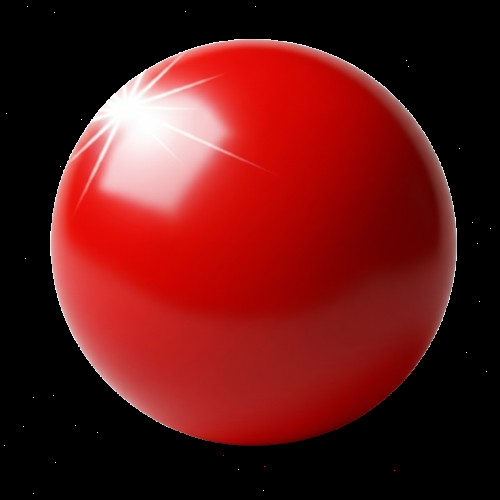
#> input picture assets/ball_3d.png, 500 x 500 px
$ jupyter execute all.ipynb   (text cells are left out)
#> lines starting #> are read from the running program, lines starting #| are printed output that depends on the picture; after the words box and inside, x2 and y2 are one past the last pixel; in counts of white or black regions, pixels touching at a corner belong together
### game_objects.py
import cv2
import config
import random
import numpy as np

class Paddle:
    def __init__(self):
        self.base_w = config.PADDLE_WIDTH    #to retain shape after power-up
        self.w = self.base_w
        self.h = config.PADDLE_HEIGHT
        self.x = (config.SCREEN_WIDTH - self.w) // 2
        self.y = config.SCREEN_HEIGHT - self.h - 40
    # [16 lines left out: function update, not called in this run]
    def draw(self, frame):
        x, y, w, h = int(self.x), int(self.y), int(self.w), int(self.h)
        top_color = config.PADDLE_COLOR_TOP
        bottom_color = config.PADDLE_COLOR_BOTTOM
        for i in range(h):        #vertical gradient to give 3D effect
            inter_color = [bottom_color[j] + (top_color[j] - bottom_color[j]) * (i / h) for j in range(3)]
            cv2.line(frame, (x, y + i), (x + w, y + i), inter_color, 1)
        cv2.line(frame, (x, y), (x + w, y), config.PADDLE_HIGHLIGHT_COLOR, 2)
        cv2.line(frame, (x, y), (x, y + h), config.PADDLE_HIGHLIGHT_COLOR, 1)

class Ball:
    def __init__(self):
        self.radius = config.BALL_RADIUS
        self.speed_multiplier = 1.0
        self.image = cv2.imread(config.BALL_IMAGE_PATH, cv2.IMREAD_UNCHANGED)
#> self.image is the input picture: shape (500, 500, 4); mean B, G, R, A 22.3, 23.2, 95.5, 131.8
        if self.image is not None:
            self.image = cv2.resize(self.image, (self.radius * 2, self.radius * 2))
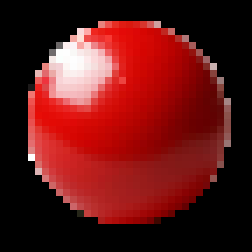
#> self.image: shape (36, 36, 4) (shown 7 times larger); mean B, G, R, A 22, 22.9, 95.2, 131.9
            self.has_alpha = self.image.shape[2] == 4
#> self.has_alpha = True
        else:
            self.has_alpha = False
        self.reset()
    def reset(self, level=1):
        self.x = config.SCREEN_WIDTH // 2   #centered
        self.y = config.SCREEN_HEIGHT // 2
        total_speed_increase = (level - 1) * config.BALL_SPEED_INCREASE  #increases speed with level
        speed_magnitude_x = abs(config.BALL_INITIAL_VX) + total_speed_increase
        speed_magnitude_y = abs(config.BALL_INITIAL_VY) + total_speed_increase
        self.vy = -speed_magnitude_y   #always starts going up
        self.vx = random.uniform(speed_magnitude_x * 0.3, speed_magnitude_x) * random.choice([-1, 1]) #random left/right
    def move(self):    #updates position based on velocity
        self.x += self.vx * self.speed_multiplier
        self.y += self.vy * self.speed_multiplier
    def draw(self, frame):
        if self.image is not None and self.has_alpha:
            x, y, r = int(self.x), int(self.y), self.radius
            x1, y1 = x - r, y - r
            x2, y2 = x + r, y + r
            if x2 < 0 or x1 > config.SCREEN_WIDTH or y2 < 0 or y1 > config.SCREEN_HEIGHT: return
            img_x1, img_x2 = max(0, -x1), (r * 2) - max(0, x2 - config.SCREEN_WIDTH)
            img_y1, img_y2 = max(0, -y1), (r * 2) - max(0, y2 - config.SCREEN_HEIGHT)
            frame_x1, frame_x2 = max(x1, 0), min(x2, config.SCREEN_WIDTH)
            frame_y1, frame_y2 = max(y1, 0), min(y2, config.SCREEN_HEIGHT)
            if img_x1 >= img_x2 or img_y1 >= img_y2: return
            ball_slice = self.image[img_y1:img_y2, img_x1:img_x2]
            roi = frame[frame_y1:frame_y2, frame_x1:frame_x2]
            if roi.shape[:2] == ball_slice.shape[:2]:
                alpha_s = ball_slice[:, :, 3] / 255.0
                alpha_l = 1.0 - alpha_s
                for c in range(3):
                    roi[:, :, c] = (alpha_s * ball_slice[:, :, c] + alpha_l * roi[:, :, c])
        else:
            cv2.circle(frame, (int(self.x), int(self.y)), self.radius, (0,0,255), -1)

class PowerUp:
    # [37 lines left out: functions __init__, move, draw, not called in this run]

### game_manager.py
import cv2
import config
import random
import time
from game_objects import Paddle, Ball, PowerUp

class GameManager:
    def __init__(self):
        self.paddle = Paddle()
        self.ball = Ball()
        self.powerups = []
        self.active_effects = {}
        self.high_score = self.load_high_score() ### New: Load high score on startup
        self.reset_game()

    ### New: Function to load high score from a file
    def load_high_score(self):
        try:
            with open(config.HIGH_SCORE_FILE, "r") as f:
                return int(f.read())
        except (FileNotFoundError, ValueError):
            return 0

    ### New: Function to save high score to a file
    def save_high_score(self):
        with open(config.HIGH_SCORE_FILE, "w") as f:
            f.write(str(self.high_score))

    def reset_game(self):
        self.score = 0
        self.lives = config.INITIAL_LIVES
        self.level = 1
        self.hits_this_level = 0
        self.game_state = "playing"
        self.powerups = []
        self.deactivate_all_effects()
        self.ball.reset(level=1)

    # [7 lines left out: function level_up, not called in this run]

    def update(self, frame, face_center_x):
        if self.game_state == "playing":
            if face_center_x: self.paddle.update(face_center_x)
            self.ball.move()
            self.update_powerups()
            self.update_effects()
            self.check_collisions()
        elif self.game_state == "game_over":

            # Draw the main "GAME OVER" text
            self.draw_text_with_outline(frame, "GAME OVER", config.GAME_OVER_POSITION, config.UI_FONT, 2.5, config.UI_COLOR, 5)

            ### New: Display final score and high score on game over screen
            final_score_text = f"Your Score: {self.score}"
            high_score_text = f"High Score: {self.high_score}"
            score_text_size = cv2.getTextSize(final_score_text, config.UI_FONT, 1.0, 3)[0]
            highscore_text_size = cv2.getTextSize(high_score_text, config.UI_FONT, 1.0, 3)[0]
            score_pos_x = (config.SCREEN_WIDTH - score_text_size[0]) // 2
            highscore_pos_x = (config.SCREEN_WIDTH - highscore_text_size[0]) // 2
            self.draw_text_with_outline(frame, final_score_text, (score_pos_x, config.HIGH_SCORE_POSITION[1]), config.UI_FONT, 1.0, config.UI_COLOR, 3)
            self.draw_text_with_outline(frame, high_score_text, (highscore_pos_x, config.HIGH_SCORE_POSITION[1] + 40), config.UI_FONT, 1.0, config.UI_COLOR, 3)

            # Define the restart text and get its size
            restart_text = "Press 'R' to Restart"
            text_size = cv2.getTextSize(restart_text, config.UI_FONT, 1.0, 3)[0]

            # Calculate the centered position for the restart text
            restart_pos_x = (config.SCREEN_WIDTH - text_size[0]) // 2
            restart_pos_y = config.HIGH_SCORE_POSITION[1] + 100

            # Draw the restart text
            self.draw_text_with_outline(frame, restart_text, (restart_pos_x, restart_pos_y), config.UI_FONT, 1.0, config.UI_COLOR, 3)

        for p in self.powerups: p.draw(frame)
        self.paddle.draw(frame)
        self.ball.draw(frame)
        self.draw_ui(frame)

    def draw_text_with_outline(self, frame, text, pos, font, scale, color, thickness):
        # Draw the black outline
        cv2.putText(frame, text, (pos[0]+2, pos[1]+2), font, scale, config.UI_OUTLINE_COLOR, thickness + 2)
        # Draw the main text
        cv2.putText(frame, text, pos, font, scale, color, thickness)

    def draw_ui(self, frame):
        score_text = f"Score: {self.score}"
        lives_text = f"Lives: {self.lives}"
        level_text = f"Level: {self.level}"

        self.draw_text_with_outline(frame, score_text, config.SCORE_POSITION, config.UI_FONT, config.UI_FONT_SCALE, config.UI_COLOR, config.UI_FONT_THICKNESS)
        self.draw_text_with_outline(frame, lives_text, config.LIVES_POSITION, config.UI_FONT, config.UI_FONT_SCALE, config.UI_COLOR, config.UI_FONT_THICKNESS)
        self.draw_text_with_outline(frame, level_text, config.LEVEL_POSITION, config.UI_FONT, config.UI_FONT_SCALE, config.UI_COLOR, config.UI_FONT_THICKNESS)

        effect_text = ""
        for effect, end_time in self.active_effects.items():
            remaining_time = max(0, (end_time - time.time()))
            effect_text += f"{effect.replace('_', ' ').title()}: {int(remaining_time) + 1}s  "
        self.draw_text_with_outline(frame, effect_text, config.POWERUP_TIMER_POSITION, config.UI_FONT, 1.0, config.UI_COLOR, config.UI_FONT_THICKNESS)

    def check_collisions(self):
        b = self.ball
        p = self.paddle
        if b.x - b.radius <= 0 or b.x + b.radius >= config.SCREEN_WIDTH: b.vx *= -1 #left/right walls, so reverse x velocity
        if b.y - b.radius <= 0: b.vy *= -1  #top wall, so reverse y velocity
        if (b.x > p.x and b.x < p.x + p.w and b.y + b.radius > p.y and b.y - b.radius < p.y + p.h and b.vy > 0):  #checks for collision with paddle
            b.vy *= -1
            paddle_center_x = p.x + p.w / 2
            offset = b.x - paddle_center_x  #negative if left, positive if right
            normalized_offset = offset / (p.w / 2)   #converts offset to -1 to 1 range
            b.vx = normalized_offset * config.PADDLE_BOUNCE_INTENSITY
            self.score += config.POINTS_PER_HIT
            self.hits_this_level += 1
            if self.hits_this_level >= config.HITS_PER_LEVEL:
                self.level_up()
            if random.random() < config.POWERUP_SPAWN_CHANCE:
                self.spawn_powerup()
        if b.y - b.radius > config.SCREEN_HEIGHT:   #gone past bottom edge
            self.lives -= 1
            self.deactivate_all_effects()
            if self.lives <= 0:
                self.game_state = "game_over"
                ### New: Check and save high score when the game ends
                if self.score > self.high_score:
                    self.high_score = self.score
                    self.save_high_score()
            else:
                self.ball.reset(level=self.level)

    # [8 lines left out: function spawn_powerup, not called in this run]
    def update_powerups(self):
        for p in self.powerups[:]:
            p.move()
            if (p.x < self.paddle.x + self.paddle.w and p.x + p.w > self.paddle.x and
                p.y < self.paddle.y + self.paddle.h and p.y + p.h > self.paddle.y):
                self.activate_powerup(p.type)
                self.powerups.remove(p)
            elif p.y > config.SCREEN_HEIGHT:
                self.powerups.remove(p)
    # [13 lines left out: function activate_powerup, not called in this run]
    def update_effects(self):
        current_time = time.time()
        expired_effects = [effect for effect, end_time in self.active_effects.items() if current_time > end_time]
        for effect in expired_effects:
            self.deactivate_effect(effect)
    # [4 lines left out: function deactivate_effect, not called in this run]
    def deactivate_all_effects(self):
        self.paddle.w = self.paddle.base_w
        self.ball.speed_multiplier = 1.0
        self.active_effects = {}

### all.ipynb
[cell 1]
import cv2
import config
from game_manager import GameManager

# --- SETUP ---
face_cascade = cv2.CascadeClassifier(config.FACE_CASCADE_PATH)
video_capture = cv2.VideoCapture(0)
video_capture.set(cv2.CAP_PROP_FRAME_WIDTH, config.SCREEN_WIDTH)
video_capture.set(cv2.CAP_PROP_FRAME_HEIGHT, config.SCREEN_HEIGHT)

game_manager = GameManager()

# --- MAIN GAME LOOP ---
while True:
    ret, frame = video_capture.read()
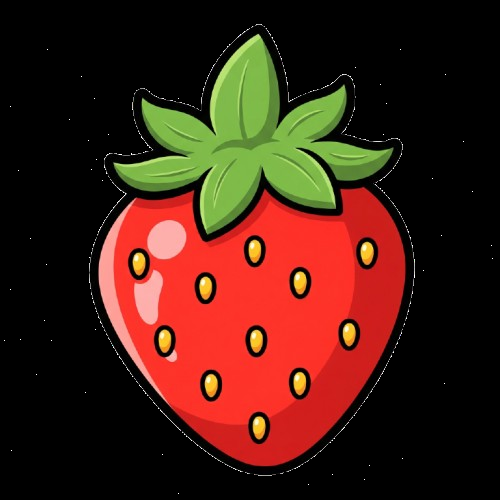
#> input picture assets/strawberry.png, 500 x 500 px, given in place of the camera
#> frame is the input picture: shape (500, 500, 3); mean B, G, R 18.8, 31.1, 67
    if not ret: break

    frame = cv2.flip(frame, 1)
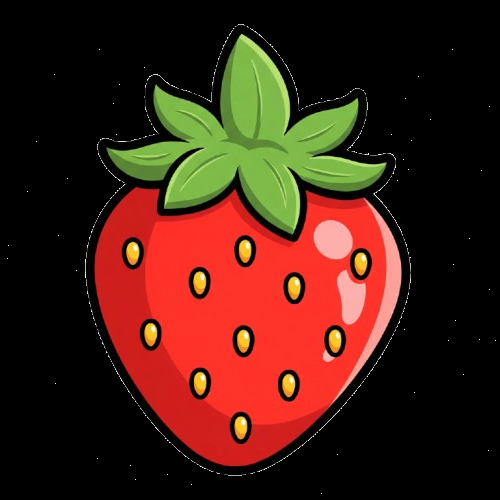
#> frame: shape (500, 500, 3); mean B, G, R 18.8, 31.1, 67

    scale = config.DETECTION_SCALE_FACTOR
    small_frame = cv2.resize(frame, (frame.shape[1] // scale, frame.shape[0] // scale))
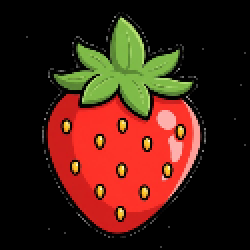
#> small_frame: shape (125, 125, 3) (shown 2 times larger); mean B, G, R 18.8, 31.2, 67.1
    gray = cv2.cvtColor(small_frame, cv2.COLOR_BGR2GRAY)
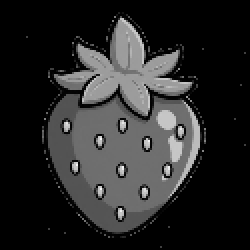
#> gray: shape (125, 125) (shown 2 times larger); min 0, max 246, mean 40.5

    faces = face_cascade.detectMultiScale(gray, 1.1, 5)
#> faces = ()

    face_center_x = None
    if len(faces) > 0:
        (x, y, w, h) = [v * scale for v in faces[0]]
        face_center_x = x + w // 2

    # --- DELEGATE ALL GAME LOGIC TO THE MANAGER ---
    game_manager.update(frame, face_center_x)
#> in draw, `roi = frame[frame_y1:frame_y2, frame_x1:frame_x2]`: roi = empty array
#> in draw_text_with_outline, `cv2.putText(frame, text, (pos[0]+2, pos[1]+2), font, scale, config.UI_..`: frame: shape (500, 500, 3); under 0.01% of pixels changed, all inside (x1, y1, x2, y2) = (47, 31, 48, 32)
#> in draw_text_with_outline, `cv2.putText(frame, text, pos, font, scale, color, thickness)`:
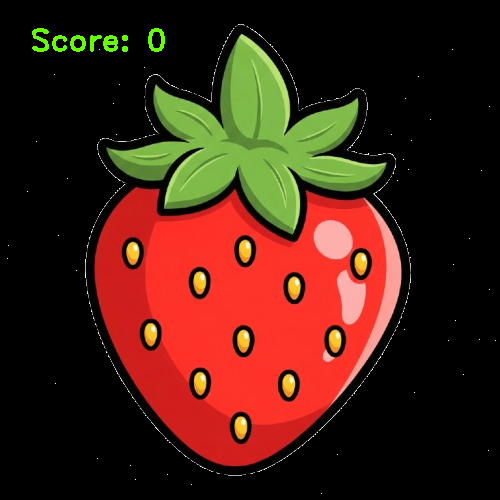
#> frame: shape (500, 500, 3); mean B, G, R 18.8, 32.2, 67.5

    cv2.imshow('Face Pong', frame)

    # --- KEYBOARD INPUT ---
    key = cv2.waitKey(1) & 0xFF
#> (key q is pressed here)
    if key == ord('q'):
        break
    if key == ord('r') and game_manager.game_state == "game_over":
        game_manager.reset_game()

# --- CLEANUP ---
video_capture.release()
cv2.destroyAllWindows()

[cell 2]
import cv2

# Screen dimensions
SCREEN_WIDTH = 1280
SCREEN_HEIGHT = 720

# Performance settings
DETECTION_SCALE_FACTOR = 4
FACE_CASCADE_PATH = "assets/haarcascade_frontalface_alt.xml"
FACE_CONTROL_ZONE_PERCENT = 0.5

# --- Game Rule Settings ---
INITIAL_LIVES = 3
POINTS_PER_HIT = 10
HITS_PER_LEVEL = 2
BALL_SPEED_INCREASE = 2.0

# --- UI Settings ---
UI_FONT = cv2.FONT_HERSHEY_DUPLEX
#> UI_FONT = 2
UI_FONT_SCALE = 1.0
UI_FONT_THICKNESS = 2
UI_COLOR = (0, 255, 100) # Vibrant Green
UI_OUTLINE_COLOR = (0, 0, 0) # Black outline for text
SCORE_POSITION = (30, 50)    # Top-left corner
LIVES_POSITION = (SCREEN_WIDTH - 180, 50)  # Top-right corner
LEVEL_POSITION = (SCREEN_WIDTH // 2 - 80, 50)  # Top-center
GAME_OVER_POSITION = (SCREEN_WIDTH // 2 - 250, SCREEN_HEIGHT // 2)  # Centered
POWERUP_TIMER_POSITION = (SCREEN_WIDTH // 2 - 200, SCREEN_HEIGHT - 20)  # Bottom-center

# --- Paddle Settings ---
PADDLE_WIDTH = 200
PADDLE_HEIGHT = 25
PADDLE_SMOOTHING = 0.12
PADDLE_BOUNCE_INTENSITY = 8.0
PADDLE_WIDE_FACTOR = 1.5
PADDLE_SHRINK_FACTOR = 0.5
PADDLE_COLOR_TOP = (255, 100, 0)
PADDLE_COLOR_BOTTOM = (200, 50, 0)
PADDLE_HIGHLIGHT_COLOR = (255, 255, 255)

# --- Ball Settings ---
BALL_RADIUS = 18
BALL_IMAGE_PATH = "assets/ball_3d.png"
BALL_INITIAL_VX = 7.2
BALL_INITIAL_VY = -7.2
BALL_SLOW_FACTOR = 0.5    #for power-up
BALL_FAST_FACTOR = 1.5    #for power-up

# --- Power-Up Settings ---
POWERUP_SIZE = 40
POWERUP_SPAWN_CHANCE = 0.3   # 30% chance on paddle hit
POWERUP_SPEED_Y = 4
POWERUP_SPEED_X_MAX = 3
POWERUP_DURATION_SECONDS = 8.0
POWERUP_MAX_ON_SCREEN = {1: 0, 2: 1, 5: 2, 8: 3}
POWERUP_UNLOCK_LEVELS = {"wide_paddle": 2, "shrink_paddle": 3, "slow_ball": 4, "fast_ball": 5, "extra_life": 6}
POWERUP_TYPES = {
    "wide_paddle": {"image": "assets/powerup_wide.png"},
    "extra_life": {"image": "assets/powerup_life.png"},
    "slow_ball": {"image": "assets/powerup_slow.png"},
    "shrink_paddle": {"image": "assets/powerup_shrink.png"},
    "fast_ball": {"image": "assets/powerup_fast.png"}
}

[cell 3]
import cv2
import config
import random
import time
from game_objects import Paddle, Ball, PowerUp

class GameManager:
    # [143 lines left out: functions __init__, reset_game, level_up, update, draw_text_with_outline, draw_ui and 7 more, not called in this run]
